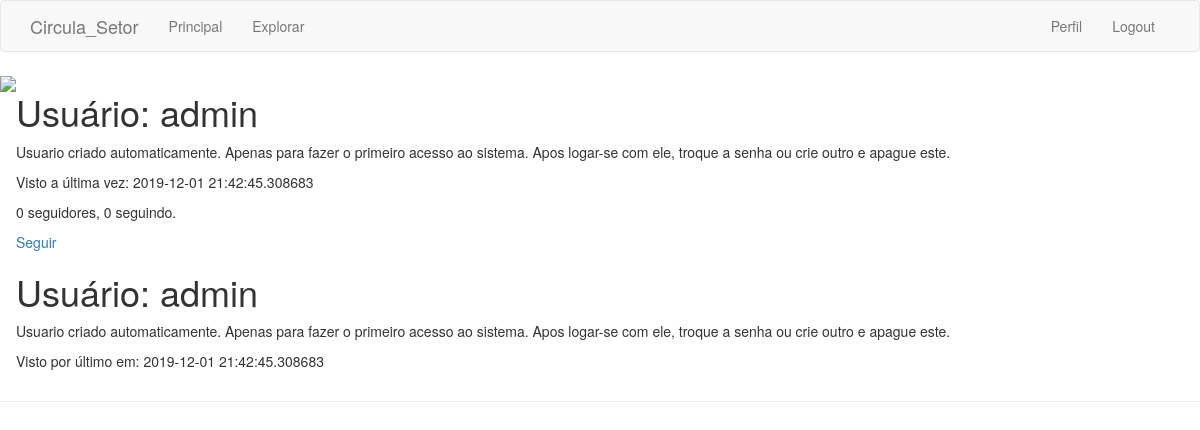
Page /user/admin (signed in) on the committed database.
### web_app/models.py (models this page shows, shortened)
class User(UserMixin, db.Model):
    id = db.Column(db.Integer, primary_key=True)
    username = db.Column(db.String(64), index=True, unique=True)
    email = db.Column(db.String(120), index=True, unique=True)
    password_hash = db.Column(db.String(128))
    about_me = db.Column(db.String(140))
    last_seen = db.Column(db.DateTime, default=datetime.utcnow)
    autor = db.relationship('Comunicado', backref='autor', lazy='dynamic')
    followed = db.relationship(
        'User',
        secondary=followers,
        primaryjoin=(followers.c.follower_id == id),
        secondaryjoin=(followers.c.followed_id == id),
        backref=db.backref('followers', lazy='dynamic'),
        lazy='dynamic')
    def avatar(self, size):
        if self.email:
            digest = md5(self.email.lower().encode('utf-8')).hexdigest()
            return 'https://www.gravatar.com/avatar/{}?d=identicon&s={}'.format(
                digest, size)
    def is_following(self, user):
        return self.followed.filter(
            followers.c.followed_id == user.id).count() > 0

### web_app/routes.py (the view)
@app.route('/user/<username>')
@login_required
def user(username):
    user = User.query.filter_by(username=username).first_or_404()
    page = request.args.get('page', 1, type=int)
    posts = Comunicado.query.order_by(Comunicado.dtCadastro.desc()).paginate(
        page, app.config['POSTS_PER_PAGE'], False)
    next_url = url_for('user', username=user.username, page=posts.next_num) if posts.has_next else None
    prev_url = url_for('user', username=user.username, page=posts.prev_num) if posts.has_prev else None
    return render_template('user.html',
                           user=user,
                           posts=posts.items,
                           next_url=next_url,
                           prev_url=prev_url)

### web_app/models.py (called while the page is built)
@login.user_loader
def load_user(id):
    return User.query.get(int(id))

### web_app/routes.py (called while the page is built)
@app.before_request
def before_request():
    if current_user.is_authenticated:
        current_user.last_seen = datetime.utcnow()
        db.session.commit()

### web_app/templates/user.html (shortened to what this page needs)
{% extends "base.html" %}
{% block content %}
    <table>
        <tr valign="top">
            <td>
                <img src="{{ user.avatar(128) }}">
            </td>
            <td>
                <h1>Usuário: {{ user.username }}</h1>
                {% if user.about_me %}<p>{{ user.about_me }}</p>{% endif %}
                {% if user.last_seen %}<p>Visto a última vez: {{ user.last_seen }}</p>{% endif %}
                <p>{{ user.followers.count() }} seguidores, {{ user.followed.count() }} seguindo.</p>
                {% if user == current_user %}
                <p><a href="{{ url_for('edit_profile') }}">Editar seu perfil</a></p>
                {% elif not current_user.is_following(user) %}
                <p><a href="{{ url_for('follow', username=user.username) }}">Seguir</a></p>
                {% else %}
                <p><a href="{{ url_for('unfollow', username=user.username) }}">Parar de Seguir</a></p>
                {% endif %}
                <h1>Usuário: {{ user.username }}</h1>
                {% if user.about_me %}
                    <p>{{ user.about_me }}</p>
                {% endif %}
                {% if user.last_seen %}
                    <p>Visto por último em: {{ user.last_seen }}</p>
                {% endif %}
            </td>
        </tr>
    </table>
    <hr>
{% endblock %}

### rows in the picture
User: username "admin", about_me "Usuario criado automaticamente. Apenas para fazer o primeiro acesso ao sistema. Apos logar-se com ele, troque a senha ou crie outro e apague este.", last_seen "2019-12-01 21:42:45.308683"

### other values in the picture
{{ user.followers.count() }} "0"
{{ user.followed.count() }} "0"
